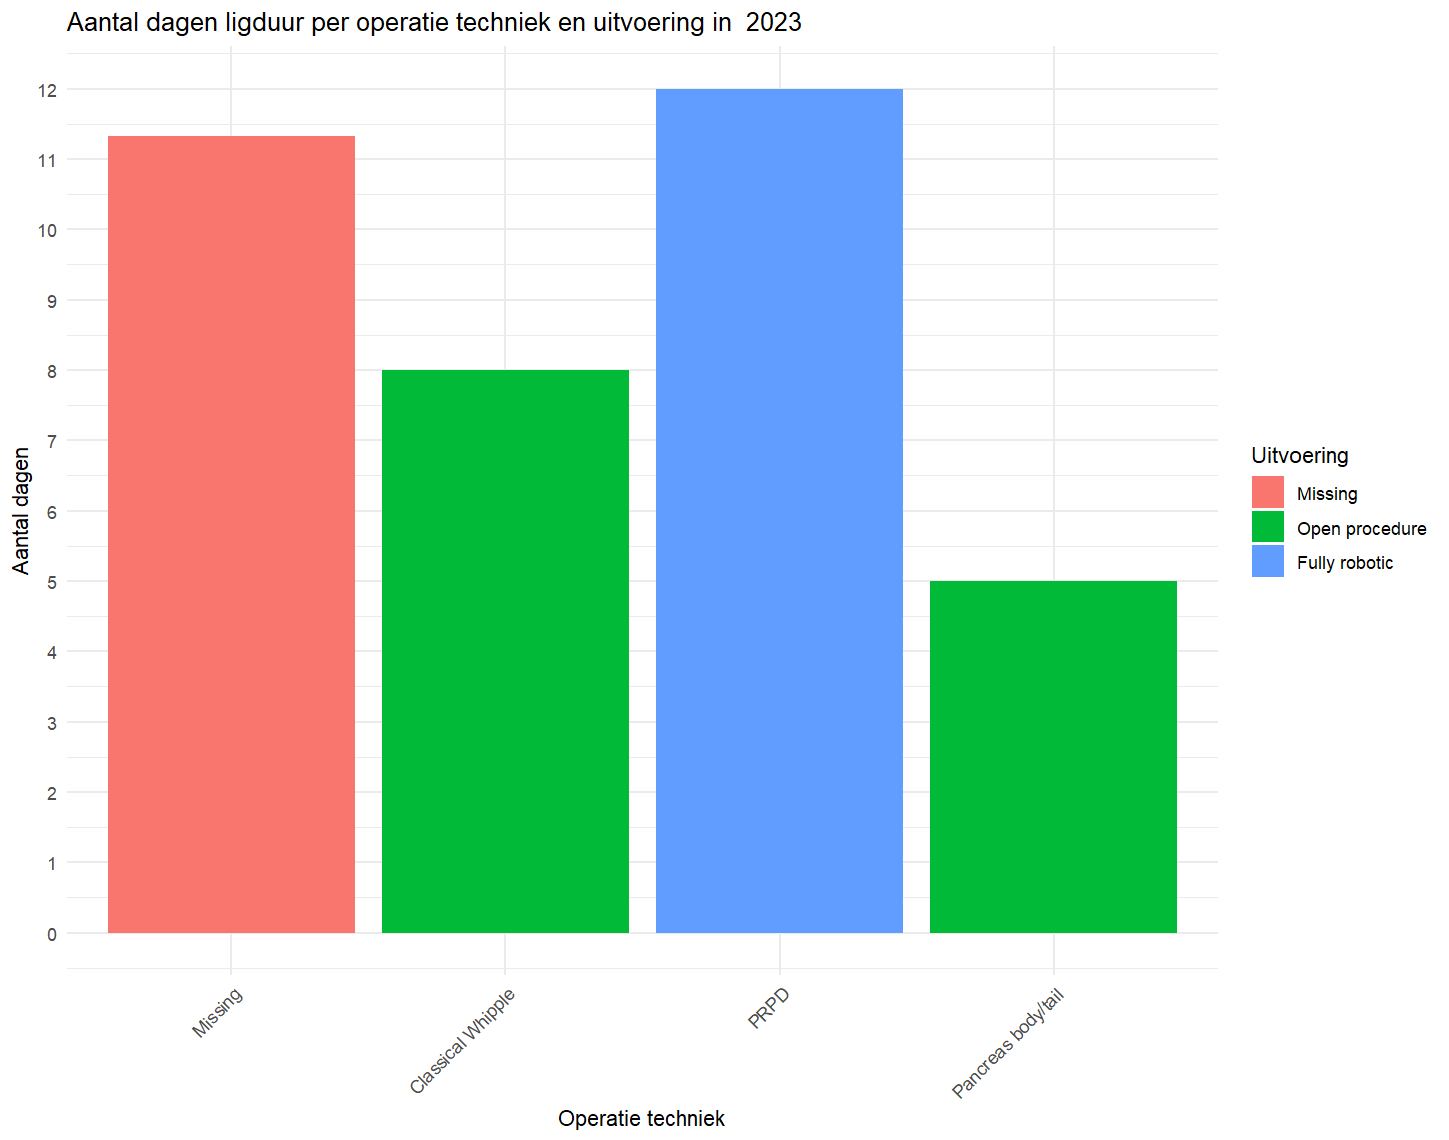

Generate this figure with R:
library(ggplot2)
library(dplyr)
library(lubridate)


source("../../apps/hpbdashboard/credentials.R")
source("../../apps/hpbdashboard/castorapiclient.R")


study_name <- "ESPRESSO_v3.0"
credentials <- CastorApiCredentials$new()
client <- CastorApiClient$new(credentials$load_client_id(), credentials$load_client_secret())
study_data <- client$get_study_data(study_name)
df <- study_data$records

target_year <- 2023

df_filtered <- df %>%
  mutate(
    date_operatie = ymd(date_operatie),
    datum_ontslag = ymd(datum_ontslag),
    surgery_to_discharge = as.numeric(datum_ontslag - date_operatie)
  ) %>%
  mutate(operatie_pancreas = factor(
    replace_na(operatie_pancreas, -1),
    levels = c(-1, 0, 1, 2, 3, 4, 5, 6, 7, 8, 9, 10, 11),
    labels = c(
      "Missing", 
      "PPPD",
      "Classical Whipple",
      "PRPD",
      "Pancreas body/tail",
      "Appleby",
      "Total pancreatectomy",
      "Enucleation",
      "Biliary resection",
      "Frey",
      "Pancreaticojejunostomy",
      "Other",
      "Operation cancelled"
    )
  )) %>%
  mutate(operatie_pancreas_techniek = factor(
    replace_na(operatie_pancreas_techniek, -1),
    levels = c(-1, 0, 1, 2, 3, 4, 5, 6, 7, 8, 9),
    labels = c(
      "Missing", 
      "Open procedure",
      "Fully laparoscopic",
      "Laparoscopic with conversion",
      "Fully robotic",
      "Robotic with conversion to laparoscopic",
      "Robotic with conversion to open",
      "Laparoscopic resection with robotic reconstruction",
      "Exploration without resection",
      "Other",
      "Not applicable"
    )
  )) %>%
  filter(year(date_operatie) == target_year) %>%
  group_by(operatie_pancreas, operatie_pancreas_techniek) %>%
  summarise(avg_days = mean(surgery_to_discharge, na.rm = TRUE), .groups = "drop")

df_filtered

ggplot(df_filtered, aes(x = operatie_pancreas, y = avg_days, fill = operatie_pancreas_techniek)) +
  geom_bar(stat = "identity", position = "dodge") +
  labs(title = paste("Aantal dagen ligduur per operatie techniek en uitvoering in ", target_year),
       x = "Operatie techniek",
       y = "Aantal dagen",
       fill = "Uitvoering") +
  theme_minimal() +
  theme(axis.text.x = element_text(angle = 45, hjust = 1)) +
  scale_y_continuous(breaks = seq(0, 50, by = 1))
